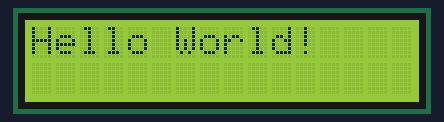
Simulated run of this sketch. Board: Arduino Uno, built with avr-gcc and run on an emulated ATmega328P. Parts: 16×2 character LCD.

Above: at 0.1 s.
At 3.1 s:
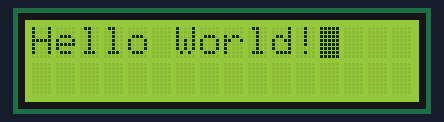

Measured:
- what the display in image 1 shows lasts 3.0 s, from 3.1 s to 6.1 s

The sketch:

lcd1.ino
```cpp
// C++ code
#include <LiquidCrystal.h>
//
int rs=12,en=11,d4=5,d5=4,d6=3,d7=2;
/*rs, en, d4-d7 are pins on the Arduino
which connect to control pins on the LCD.*/
LiquidCrystal lcd(rs,en,d4,d5,d6,d7);
//rs stands for register select.
//en stands for enable.
//d4-d7 are data pins.
void setup()
{
  lcd.begin(16,2);
  lcd.print("Hello World!");
  /*Prints "Hello World!" on the LCD screen,
  starting at the first position of the first row.*/
}

void loop()
{
  lcd.noBlink();//Disables cursor blinking on the LCD.
  delay(3000);
  lcd.blink();//Enables cursor blinking on the LCD.
  delay(3000);
}
```
